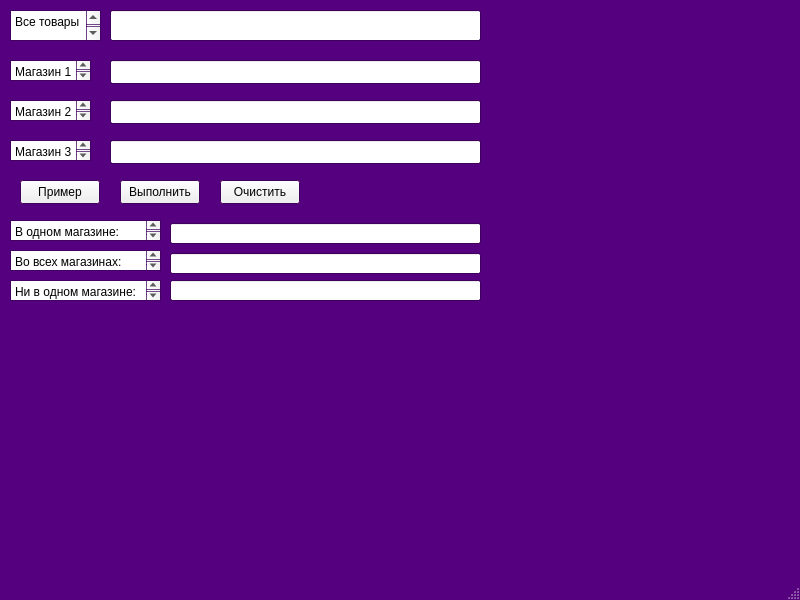
<?xml version="1.0" encoding="UTF-8"?>
<ui version="4.0">
 <class>MainWindow</class>
 <widget class="QMainWindow" name="MainWindow">
  <property name="geometry">
   <rect>
    <x>0</x>
    <y>0</y>
    <width>800</width>
    <height>600</height>
   </rect>
  </property>
  <property name="palette">
   <palette>
    <active>
     <colorrole role="Window">
      <brush brushstyle="SolidPattern">
       <color alpha="255">
        <red>85</red>
        <green>0</green>
        <blue>127</blue>
       </color>
      </brush>
     </colorrole>
    </active>
    <inactive>
     <colorrole role="Window">
      <brush brushstyle="SolidPattern">
       <color alpha="255">
        <red>85</red>
        <green>0</green>
        <blue>127</blue>
       </color>
      </brush>
     </colorrole>
    </inactive>
    <disabled>
     <colorrole role="Base">
      <brush brushstyle="SolidPattern">
       <color alpha="255">
        <red>85</red>
        <green>0</green>
        <blue>127</blue>
       </color>
      </brush>
     </colorrole>
     <colorrole role="Window">
      <brush brushstyle="SolidPattern">
       <color alpha="255">
        <red>85</red>
        <green>0</green>
        <blue>127</blue>
       </color>
      </brush>
     </colorrole>
    </disabled>
   </palette>
  </property>
  <property name="windowTitle">
   <string>MainWindow</string>
  </property>
  <widget class="QWidget" name="centralwidget">
   <widget class="QPushButton" name="pushButton_example">
    <property name="geometry">
     <rect>
      <x>20</x>
      <y>180</y>
      <width>80</width>
      <height>24</height>
     </rect>
    </property>
    <property name="text">
     <string>Пример</string>
    </property>
   </widget>
   <widget class="QPushButton" name="pushButton_process">
    <property name="geometry">
     <rect>
      <x>120</x>
      <y>180</y>
      <width>80</width>
      <height>24</height>
     </rect>
    </property>
    <property name="text">
     <string>Выполнить</string>
    </property>
   </widget>
   <widget class="QPushButton" name="pushButton_clear">
    <property name="geometry">
     <rect>
      <x>220</x>
      <y>180</y>
      <width>80</width>
      <height>24</height>
     </rect>
    </property>
    <property name="text">
     <string>Очистить</string>
    </property>
   </widget>
   <widget class="QLineEdit" name="lineEdit_allProducts">
    <property name="geometry">
     <rect>
      <x>110</x>
      <y>10</y>
      <width>371</width>
      <height>31</height>
     </rect>
    </property>
    <property name="text">
     <string/>
    </property>
   </widget>
   <widget class="QLineEdit" name="lineEdit_shop1">
    <property name="geometry">
     <rect>
      <x>110</x>
      <y>60</y>
      <width>371</width>
      <height>24</height>
     </rect>
    </property>
    <property name="text">
     <string/>
    </property>
   </widget>
   <widget class="QLineEdit" name="lineEdit_shop2">
    <property name="geometry">
     <rect>
      <x>110</x>
      <y>100</y>
      <width>371</width>
      <height>24</height>
     </rect>
    </property>
    <property name="text">
     <string/>
    </property>
   </widget>
   <widget class="QLineEdit" name="lineEdit_shop3">
    <property name="geometry">
     <rect>
      <x>110</x>
      <y>140</y>
      <width>371</width>
      <height>24</height>
     </rect>
    </property>
    <property name="text">
     <string/>
    </property>
   </widget>
   <widget class="QLineEdit" name="textEdit_inAll">
    <property name="geometry">
     <rect>
      <x>170</x>
      <y>253</y>
      <width>311</width>
      <height>21</height>
     </rect>
    </property>
    <property name="text">
     <string/>
    </property>
   </widget>
   <widget class="QLineEdit" name="textEdit_inAny">
    <property name="geometry">
     <rect>
      <x>170</x>
      <y>223</y>
      <width>311</width>
      <height>21</height>
     </rect>
    </property>
    <property name="text">
     <string/>
    </property>
   </widget>
   <widget class="QLineEdit" name="textEdit_notInAny">
    <property name="geometry">
     <rect>
      <x>170</x>
      <y>280</y>
      <width>311</width>
      <height>21</height>
     </rect>
    </property>
    <property name="text">
     <string/>
    </property>
   </widget>
   <widget class="QTextEdit" name="textEdit">
    <property name="geometry">
     <rect>
      <x>10</x>
      <y>10</y>
      <width>91</width>
      <height>31</height>
     </rect>
    </property>
    <property name="html">
     <string>&lt;!DOCTYPE HTML PUBLIC &quot;-//W3C//DTD HTML 4.0//EN&quot; &quot;http://www.w3.org/TR/REC-html40/strict.dtd&quot;&gt;
&lt;html&gt;&lt;head&gt;&lt;meta name=&quot;qrichtext&quot; content=&quot;1&quot; /&gt;&lt;meta charset=&quot;utf-8&quot; /&gt;&lt;style type=&quot;text/css&quot;&gt;
p, li { white-space: pre-wrap; }
hr { height: 1px; border-width: 0; }
li.unchecked::marker { content: &quot;\2610&quot;; }
li.checked::marker { content: &quot;\2612&quot;; }
&lt;/style&gt;&lt;/head&gt;&lt;body style=&quot; font-family:'Segoe UI'; font-size:9pt; font-weight:400; font-style:normal;&quot;&gt;
&lt;p style=&quot; margin-top:0px; margin-bottom:0px; margin-left:0px; margin-right:0px; -qt-block-indent:0; text-indent:0px;&quot;&gt;Все товары&lt;/p&gt;
&lt;p style=&quot;-qt-paragraph-type:empty; margin-top:0px; margin-bottom:0px; margin-left:0px; margin-right:0px; -qt-block-indent:0; text-indent:0px;&quot;&gt;&lt;br /&gt;&lt;/p&gt;&lt;/body&gt;&lt;/html&gt;</string>
    </property>
   </widget>
   <widget class="QTextEdit" name="textEdit_2">
    <property name="geometry">
     <rect>
      <x>10</x>
      <y>60</y>
      <width>81</width>
      <height>21</height>
     </rect>
    </property>
    <property name="html">
     <string>&lt;!DOCTYPE HTML PUBLIC &quot;-//W3C//DTD HTML 4.0//EN&quot; &quot;http://www.w3.org/TR/REC-html40/strict.dtd&quot;&gt;
&lt;html&gt;&lt;head&gt;&lt;meta name=&quot;qrichtext&quot; content=&quot;1&quot; /&gt;&lt;meta charset=&quot;utf-8&quot; /&gt;&lt;style type=&quot;text/css&quot;&gt;
p, li { white-space: pre-wrap; }
hr { height: 1px; border-width: 0; }
li.unchecked::marker { content: &quot;\2610&quot;; }
li.checked::marker { content: &quot;\2612&quot;; }
&lt;/style&gt;&lt;/head&gt;&lt;body style=&quot; font-family:'Segoe UI'; font-size:9pt; font-weight:400; font-style:normal;&quot;&gt;
&lt;p style=&quot; margin-top:0px; margin-bottom:0px; margin-left:0px; margin-right:0px; -qt-block-indent:0; text-indent:0px;&quot;&gt;Магазин 1&lt;/p&gt;&lt;/body&gt;&lt;/html&gt;</string>
    </property>
   </widget>
   <widget class="QTextEdit" name="textEdit_3">
    <property name="geometry">
     <rect>
      <x>10</x>
      <y>100</y>
      <width>81</width>
      <height>21</height>
     </rect>
    </property>
    <property name="html">
     <string>&lt;!DOCTYPE HTML PUBLIC &quot;-//W3C//DTD HTML 4.0//EN&quot; &quot;http://www.w3.org/TR/REC-html40/strict.dtd&quot;&gt;
&lt;html&gt;&lt;head&gt;&lt;meta name=&quot;qrichtext&quot; content=&quot;1&quot; /&gt;&lt;meta charset=&quot;utf-8&quot; /&gt;&lt;style type=&quot;text/css&quot;&gt;
p, li { white-space: pre-wrap; }
hr { height: 1px; border-width: 0; }
li.unchecked::marker { content: &quot;\2610&quot;; }
li.checked::marker { content: &quot;\2612&quot;; }
&lt;/style&gt;&lt;/head&gt;&lt;body style=&quot; font-family:'Segoe UI'; font-size:9pt; font-weight:400; font-style:normal;&quot;&gt;
&lt;p style=&quot; margin-top:0px; margin-bottom:0px; margin-left:0px; margin-right:0px; -qt-block-indent:0; text-indent:0px;&quot;&gt;Магазин 2&lt;/p&gt;&lt;/body&gt;&lt;/html&gt;</string>
    </property>
   </widget>
   <widget class="QTextEdit" name="textEdit_4">
    <property name="geometry">
     <rect>
      <x>10</x>
      <y>140</y>
      <width>81</width>
      <height>21</height>
     </rect>
    </property>
    <property name="html">
     <string>&lt;!DOCTYPE HTML PUBLIC &quot;-//W3C//DTD HTML 4.0//EN&quot; &quot;http://www.w3.org/TR/REC-html40/strict.dtd&quot;&gt;
&lt;html&gt;&lt;head&gt;&lt;meta name=&quot;qrichtext&quot; content=&quot;1&quot; /&gt;&lt;meta charset=&quot;utf-8&quot; /&gt;&lt;style type=&quot;text/css&quot;&gt;
p, li { white-space: pre-wrap; }
hr { height: 1px; border-width: 0; }
li.unchecked::marker { content: &quot;\2610&quot;; }
li.checked::marker { content: &quot;\2612&quot;; }
&lt;/style&gt;&lt;/head&gt;&lt;body style=&quot; font-family:'Segoe UI'; font-size:9pt; font-weight:400; font-style:normal;&quot;&gt;
&lt;p style=&quot; margin-top:0px; margin-bottom:0px; margin-left:0px; margin-right:0px; -qt-block-indent:0; text-indent:0px;&quot;&gt;Магазин 3&lt;/p&gt;
&lt;p style=&quot;-qt-paragraph-type:empty; margin-top:0px; margin-bottom:0px; margin-left:0px; margin-right:0px; -qt-block-indent:0; text-indent:0px;&quot;&gt;&lt;br /&gt;&lt;/p&gt;&lt;/body&gt;&lt;/html&gt;</string>
    </property>
   </widget>
   <widget class="QTextEdit" name="textEdit_5">
    <property name="geometry">
     <rect>
      <x>10</x>
      <y>220</y>
      <width>151</width>
      <height>21</height>
     </rect>
    </property>
    <property name="html">
     <string>&lt;!DOCTYPE HTML PUBLIC &quot;-//W3C//DTD HTML 4.0//EN&quot; &quot;http://www.w3.org/TR/REC-html40/strict.dtd&quot;&gt;
&lt;html&gt;&lt;head&gt;&lt;meta name=&quot;qrichtext&quot; content=&quot;1&quot; /&gt;&lt;meta charset=&quot;utf-8&quot; /&gt;&lt;style type=&quot;text/css&quot;&gt;
p, li { white-space: pre-wrap; }
hr { height: 1px; border-width: 0; }
li.unchecked::marker { content: &quot;\2610&quot;; }
li.checked::marker { content: &quot;\2612&quot;; }
&lt;/style&gt;&lt;/head&gt;&lt;body style=&quot; font-family:'Segoe UI'; font-size:9pt; font-weight:400; font-style:normal;&quot;&gt;
&lt;p style=&quot; margin-top:0px; margin-bottom:0px; margin-left:0px; margin-right:0px; -qt-block-indent:0; text-indent:0px;&quot;&gt;В одном магазине:&lt;/p&gt;&lt;/body&gt;&lt;/html&gt;</string>
    </property>
   </widget>
   <widget class="QTextEdit" name="textEdit_6">
    <property name="geometry">
     <rect>
      <x>10</x>
      <y>250</y>
      <width>151</width>
      <height>21</height>
     </rect>
    </property>
    <property name="html">
     <string>&lt;!DOCTYPE HTML PUBLIC &quot;-//W3C//DTD HTML 4.0//EN&quot; &quot;http://www.w3.org/TR/REC-html40/strict.dtd&quot;&gt;
&lt;html&gt;&lt;head&gt;&lt;meta name=&quot;qrichtext&quot; content=&quot;1&quot; /&gt;&lt;meta charset=&quot;utf-8&quot; /&gt;&lt;style type=&quot;text/css&quot;&gt;
p, li { white-space: pre-wrap; }
hr { height: 1px; border-width: 0; }
li.unchecked::marker { content: &quot;\2610&quot;; }
li.checked::marker { content: &quot;\2612&quot;; }
&lt;/style&gt;&lt;/head&gt;&lt;body style=&quot; font-family:'Segoe UI'; font-size:9pt; font-weight:400; font-style:normal;&quot;&gt;
&lt;p style=&quot; margin-top:0px; margin-bottom:0px; margin-left:0px; margin-right:0px; -qt-block-indent:0; text-indent:0px;&quot;&gt;Во всех магазинах:&lt;/p&gt;&lt;/body&gt;&lt;/html&gt;</string>
    </property>
   </widget>
   <widget class="QTextEdit" name="textEdit_7">
    <property name="geometry">
     <rect>
      <x>10</x>
      <y>280</y>
      <width>151</width>
      <height>21</height>
     </rect>
    </property>
    <property name="html">
     <string>&lt;!DOCTYPE HTML PUBLIC &quot;-//W3C//DTD HTML 4.0//EN&quot; &quot;http://www.w3.org/TR/REC-html40/strict.dtd&quot;&gt;
&lt;html&gt;&lt;head&gt;&lt;meta name=&quot;qrichtext&quot; content=&quot;1&quot; /&gt;&lt;meta charset=&quot;utf-8&quot; /&gt;&lt;style type=&quot;text/css&quot;&gt;
p, li { white-space: pre-wrap; }
hr { height: 1px; border-width: 0; }
li.unchecked::marker { content: &quot;\2610&quot;; }
li.checked::marker { content: &quot;\2612&quot;; }
&lt;/style&gt;&lt;/head&gt;&lt;body style=&quot; font-family:'Segoe UI'; font-size:9pt; font-weight:400; font-style:normal;&quot;&gt;
&lt;p style=&quot; margin-top:0px; margin-bottom:0px; margin-left:0px; margin-right:0px; -qt-block-indent:0; text-indent:0px;&quot;&gt;Ни в одном магазине:&lt;/p&gt;&lt;/body&gt;&lt;/html&gt;</string>
    </property>
   </widget>
  </widget>
  <widget class="QMenuBar" name="menubar">
   <property name="geometry">
    <rect>
     <x>0</x>
     <y>0</y>
     <width>800</width>
     <height>21</height>
    </rect>
   </property>
  </widget>
  <widget class="QStatusBar" name="statusbar"/>
 </widget>
 <resources/>
 <connections/>
</ui>
